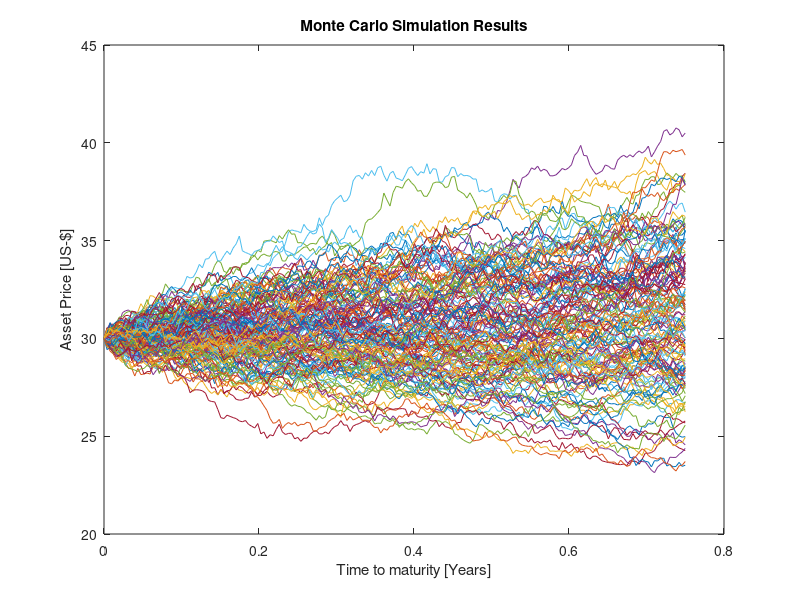

Write the MATLAB code that produced this figure.
% MCMODEL Calculates the price of an European Call Option
%
% Uses Monte Carlo simulations to model the equation of the form
% c = exp(-rT)*E(max(ST-K,0))
% where ST is the stock price at maturity and is calculated using 
% Geometric Brownian Motion as follows: 

% Initialize parameters
r = 0.05;           % interest
sigma = 0.115;      % volatility: measure for uncertainty
T = 0.75;           % maturity: time to expiration date 
                    % (normalized to year: 1 equals one year)
S0 = 30;            % Current stock price
K = 28;             % strike price (exercise price)

paths=150;

% Calculate incremental time and step size
dt = 1/252; % 1 trading day
steps = round(T/dt);

% Calculate simulated stock prices
SInit = S0 * ones(1,paths);

nu = r - sigma.^2/2;
Z = randn(steps,paths);
DeltaS = exp(nu*dt+sigma*sqrt(dt)*Z);

ST = cumprod([SInit; DeltaS]);
figure
plot(linspace(0,T,steps+1)',ST)
title('Monte Carlo Simulation Results')
xlabel('Time to maturity [Years]')
ylabel('Asset Price [US-$]')

% Calculate the option price
payoff = max(ST(end,:)-K,0);
expected_payoff = mean(payoff); % Expected payoff
c = exp(-r*T)*expected_payoff; % call price
